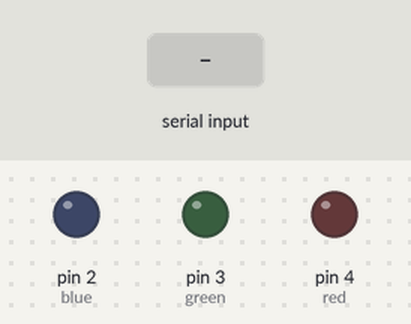
A sketch run on a simulated Arduino Uno, built with avr-gcc and run on an emulated ATmega328P. On the bench: output pins drawn as LEDs (lit = HIGH). Inputs (shaded band) come from the test bench.

Above: at 1.2 s.
1.3 s: "R" received over Serial
At 2.3 s:
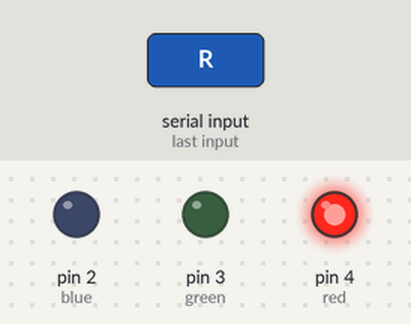
2.8 s: "G" received over Serial
At 3.4 s:
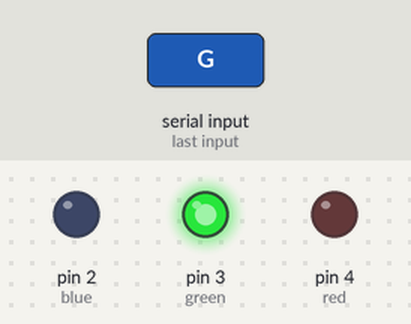
4.3 s: "B" received over Serial
At 5.5 s:
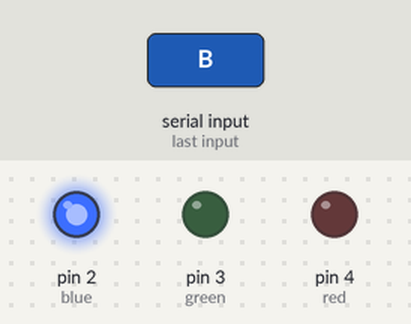
5.8 s: "F" received over Serial
At 6.9 s:
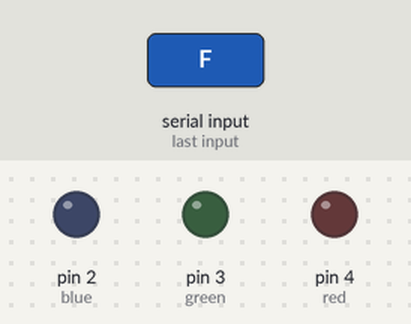
Timing chart, 0 to 8.3 s (numbered marks = the images above; inputs shaded):
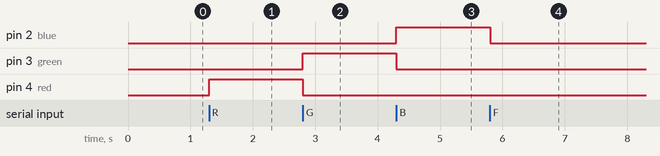

Measured:
- after the input at 1.3 s, pin 4 (red): LOW → HIGH at once
- after the input at 2.8 s, pin 3 (green): LOW → HIGH at once; pin 4 (red): HIGH → LOW at once
- after the input at 4.3 s, pin 2 (blue): LOW → HIGH at once; pin 3 (green): HIGH → LOW at once
- after the input at 5.8 s, pin 2 (blue): HIGH → LOW at once

The sketch:

code.ino
```cpp
char data;

int red = 4;
int green = 3;
int blue = 2;

void setup() {
  Serial.begin(9600);

  pinMode(red, OUTPUT);
  pinMode(green, OUTPUT);
  pinMode(blue, OUTPUT);

}

void loop() {

  if (Serial.available()) {
    data = Serial.read();

    if (data == 'R') {
      digitalWrite(red, HIGH);
      digitalWrite(green, LOW);
      digitalWrite(blue, LOW);
    }

    else if (data == 'G') {
      digitalWrite(red, LOW);
      digitalWrite(green, HIGH);
      digitalWrite(blue, LOW);
    }

    else if (data == 'B') {
      digitalWrite(red, LOW);
      digitalWrite(green, LOW);
      digitalWrite(blue, HIGH);
    }

    else if (data == 'F') {
      digitalWrite(red, LOW);
      digitalWrite(green, LOW);
      digitalWrite(blue, LOW);
    }


  }
}
```
